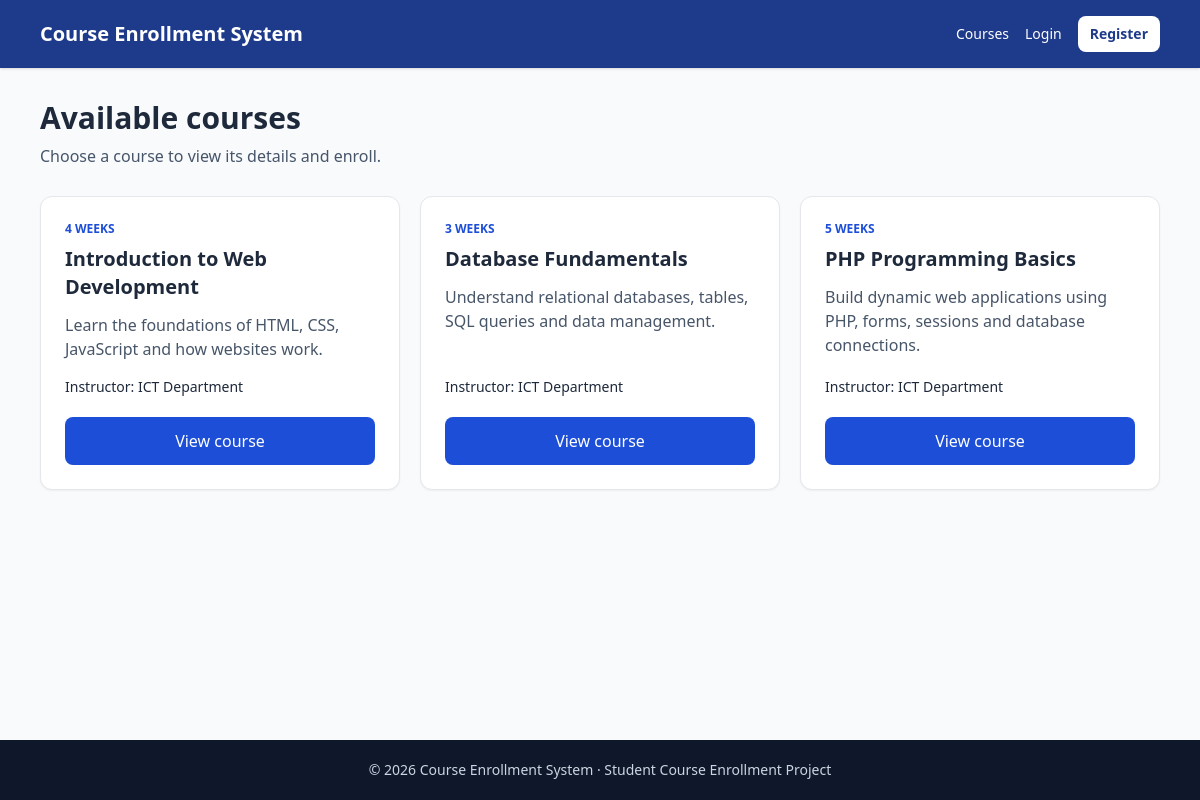
/courses.php, run on the app's committed database.
### tables this page shows
CREATE TABLE IF NOT EXISTS courses (
  id INT UNSIGNED AUTO_INCREMENT PRIMARY KEY,
  title VARCHAR(180) NOT NULL,
  description TEXT NOT NULL,
  instructor VARCHAR(120) DEFAULT 'Course Team',
  duration VARCHAR(80) DEFAULT 'Self-paced',
  is_active TINYINT(1) NOT NULL DEFAULT 1,
  created_at TIMESTAMP DEFAULT CURRENT_TIMESTAMP
);

### config/bootstrap.php (called while the page is built, shortened)
<?php
function e(?string $value): string { return htmlspecialchars($value ?? '', ENT_QUOTES, 'UTF-8'); }
function current_user(): ?array { return $_SESSION['user'] ?? null; }

### courses.php (the view)
<?php require __DIR__.'/config/bootstrap.php';$s=$pdo->query('SELECT * FROM courses WHERE is_active=1 ORDER BY created_at DESC');$courses=$s->fetchAll();$page_title='Courses';require __DIR__.'/includes/header.php';?>
<h1 class="text-3xl font-bold">Available courses</h1><p class="text-slate-600 mt-2">Choose a course to view its details and enroll.</p><div class="grid md:grid-cols-3 gap-5 mt-7"><?php foreach($courses as $c): ?><article class="bg-white border rounded-xl p-6 shadow-sm flex flex-col"><p class="text-xs text-blue-700 font-semibold uppercase"><?= e($c['duration']) ?></p><h2 class="text-xl font-bold mt-2"><?= e($c['title']) ?></h2><p class="text-slate-600 mt-3 flex-1"><?= e(mb_strimwidth($c['description'],0,130,'...')) ?></p><p class="text-sm mt-4">Instructor: <?= e($c['instructor']) ?></p><a class="mt-5 text-center bg-blue-700 text-white p-3 rounded-lg" href="<?= BASE_URL ?>/course.php?id=<?= (int)$c['id'] ?>">View course</a></article><?php endforeach; ?><?php if(!$courses): ?><p>No courses available yet.</p><?php endif; ?></div><?php require __DIR__.'/includes/footer.php';?>

### includes/header.php (shortened to what this page needs)
<?php $user = current_user(); $notice = get_flash(); ?>
<!doctype html><html lang="en"><head><script src="https://cdn.tailwindcss.com"></script></head>
<body class="bg-slate-50 text-slate-800 min-h-screen flex flex-col">
<nav class="bg-blue-900 text-white shadow"><div class="max-w-6xl mx-auto px-4 py-4 flex flex-wrap items-center justify-between gap-3"><a class="font-bold text-xl" href="<?= BASE_URL ?>/"><?= e(APP_NAME) ?></a><div class="flex items-center gap-4 text-sm"><?php if($user): ?><a href="<?= BASE_URL ?>/<?= $user['role']==='admin'?'admin/dashboard.php':'student/dashboard.php' ?>">Dashboard</a><a href="<?= BASE_URL ?>/courses.php">Courses</a><a href="<?= BASE_URL ?>/logout.php">Logout</a><?php else: ?><a href="<?= BASE_URL ?>/courses.php">Courses</a><a href="<?= BASE_URL ?>/login.php">Login</a><a class="bg-white text-blue-900 px-3 py-2 rounded-lg font-semibold" href="<?= BASE_URL ?>/register.php">Register</a><?php endif; ?></div></div></nav>
<main class="w-full max-w-6xl mx-auto px-4 py-8 flex-1">

### includes/footer.php
</main><footer class="bg-slate-900 text-slate-300 text-center text-sm py-5">© <?= date('Y') ?> <?= e(APP_NAME) ?> · Student Course Enrollment Project</footer><script src="<?= BASE_URL ?>/assets/js/app.js"></script></body></html>

### data on the page
courses: duration "4 WEEKS", title "Introduction to Web Development", description "Learn the foundations of HTML, CSS, JavaScript and how websites work.", instructor "ICT Department"
courses: duration "3 WEEKS", title "Database Fundamentals", description "Understand relational databases, tables, SQL queries and data management.", instructor "ICT Department"
courses: duration "5 WEEKS", title "PHP Programming Basics", description "Build dynamic web applications using PHP, forms, sessions and database connections.", instructor "ICT Department"

### other printed values
APP_NAME "Course Enrollment System"
